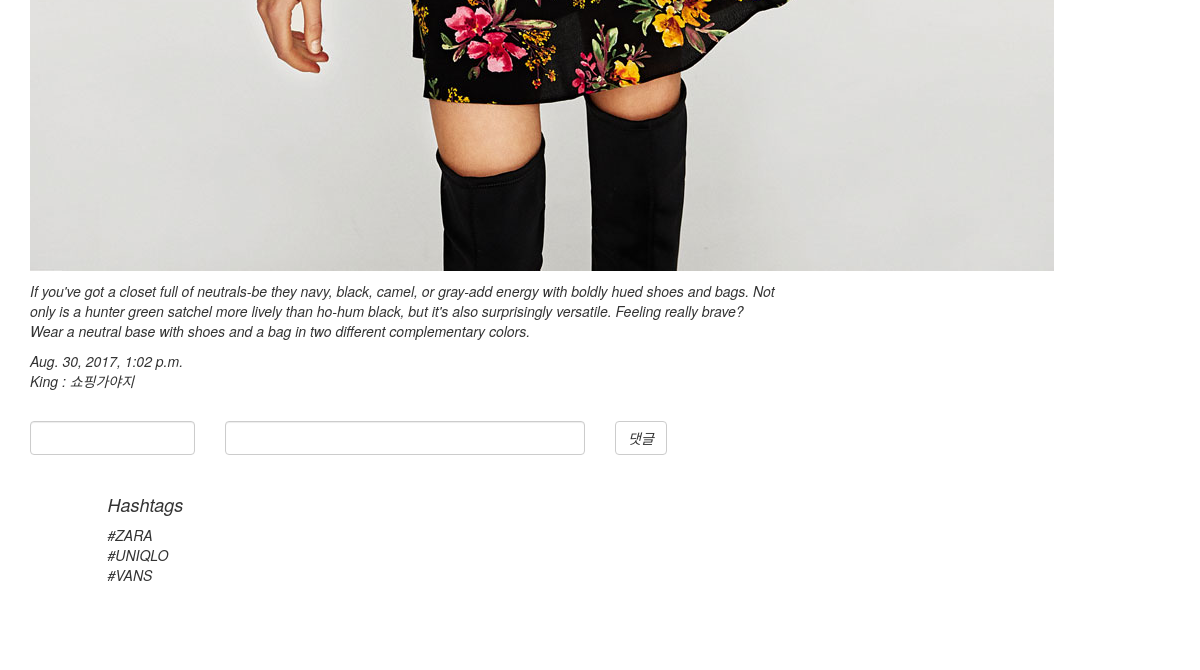
The app's page /6/ (lower part), older data.
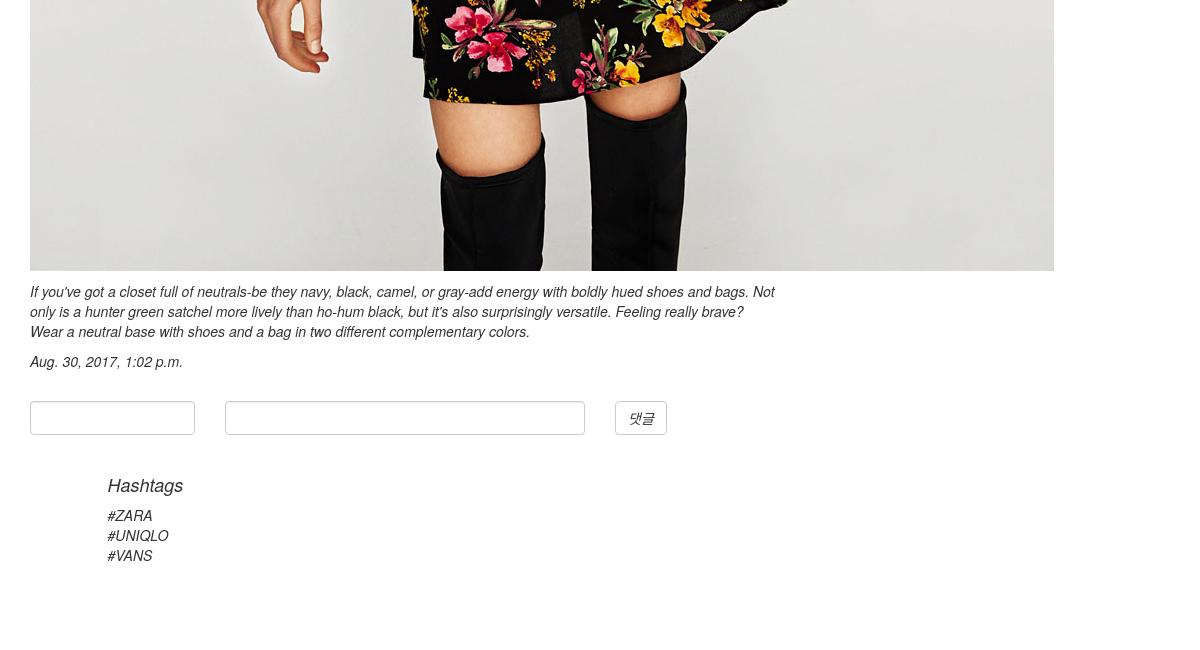
The same page, newer data.
### feed/models.py (models this page shows, shortened)
class AddTime(models.Model):
    posted_at = models.DateTimeField(auto_now_add=True)
    updated_at = models.DateTimeField(auto_now=True)
    class Meta:
        abstract = True

class Article(AddTime):
    DEVELOPMENT = "dv"
    PERSONAL = "ps"
    CATEGORY_CHOICES=(
        (DEVELOPMENT, "development"),
        (PERSONAL, "personal"),
    )
    title = models.CharField(max_length=200)
    subtitle = models.CharField(max_length=200)
    content = models.TextField()
    category = models.CharField(
        max_length = 2,
        choices = CATEGORY_CHOICES,
        default = DEVELOPMENT,
    )
    photo = models.ImageField(blank=True, null=True)
    public = models.BooleanField(default=False)
    hashtag = models.ManyToManyField(HashTag)

class Comment(AddTime):
    article = models.ForeignKey(
        Article,
        related_name="article_comments", #아티클에서 커멘트로 접근할때
        on_delete=models.CASCADE
        )
    public = models.BooleanField(default=False)
    username = models.CharField(max_length=50)
    content = models.CharField(max_length=200)

class HashTag(models.Model):
    name = models.CharField(max_length=50)
    def __str__(self):
        return self.name

### feed/views.py (the view, shortened to what this page needs)
# urls.py: url(r'^(?P<article_id>[0-9]+)/$', views.detail, name='index'),
def detail(request, article_id):
    article = Article.objects.get(id=article_id)
    hashtag_list = HashTag.objects.all()
    comment_list = article.article_comments.filter(public=True)
    ctx={
        "article" : article,
        "comment_list" : comment_list, #두번째 방법
        "hashtag_list" : hashtag_list,
        }
    if request.method == "GET":
        pass
    return render(request, "detail.html", ctx)

### templates/detail.html (shortened to what this page needs)
{% extends "base.html" %}
{% block body %}
<div class="container">
  <div class="blog-header">
    <blockquote>
    <h3 class="blog-title"><footer><em>{{ article.subtitle }}<em></footer></h3>
    </blockquote>
  </div>
  <div class="row">
    <div class="col-sm-8">
      <div class="blog-post">
        <div>
          {% if article.photo %}
          <img src="{{ article.photo.url }}"/>
          {% endif %}
        </div>
        <p>{{ article.content|linebreaks }}</p>
        <div>{{ article.posted_at }}</div>
        <div>
          {% for comment in comment_list %}
            <div>{{ comment.username }} : {{ comment.content }}</div>
          {% endfor %}
        </div>
      <div class="reply-form">
        <form method="post" action="">
          <div class="row">
            <div class="form-group col-sm-3">
              <input class="form-control" name ="username" />
            </div>
            <div class="form-group col-sm-6">
              <input class="form-control" name ="content" />
            </div>
            <div class= "col-sm-3">
              <button class="btn btn-default "type ="submit" >댓글</button>
            </div>
          </div>
        </form>
      </div>
    <div class="col-sm-3 col-sm-offset-1 blog-sidebar">
      <div class="sidebar-module">
        <h4>Hashtags</h4>
          <ol class="list-unstyled">
          {% for hashtag in hashtag_list %}
          <li>#{{ hashtag }}</li>
          {% endfor %}
          </ol>
      </div>
      <div class="sidebar-module">
      </div>
    </div>
  </div>
</div>
{% endblock %}

### templates/base.html (shortened to what this page needs)
<!DOCTYPE html>
{% load static %}
<html lang="en">
<head>
    <link rel="stylesheet" href='{% static "css/lib/bootstrap.min.css" %}'>
    <link rel="stylesheet" href='{% static "css/lib/font-awesome.min.css" %}'>
    <link rel="stylesheet" href='{% static "css/base.css" %}'>
</head>
<body>
  {% block body %}{% endblock %}
</body>
</html>

### static/css/base.css (style rules this page uses)
.blog-title { margin-top: 30px; margin-bottom: 0; font-size: 50px; font-weight: normal; }
.sidebar-module { padding: 15px; margin: 0 -15px 15px; }
.list-unstyled { padding-left: 0; list-style: none; }
.reply-form { margin-top: 30px; }

Row changes from the older to the newer data that the page shows:
no longer on this page (row edited): Comment: username "King", content "쇼핑가야지"
